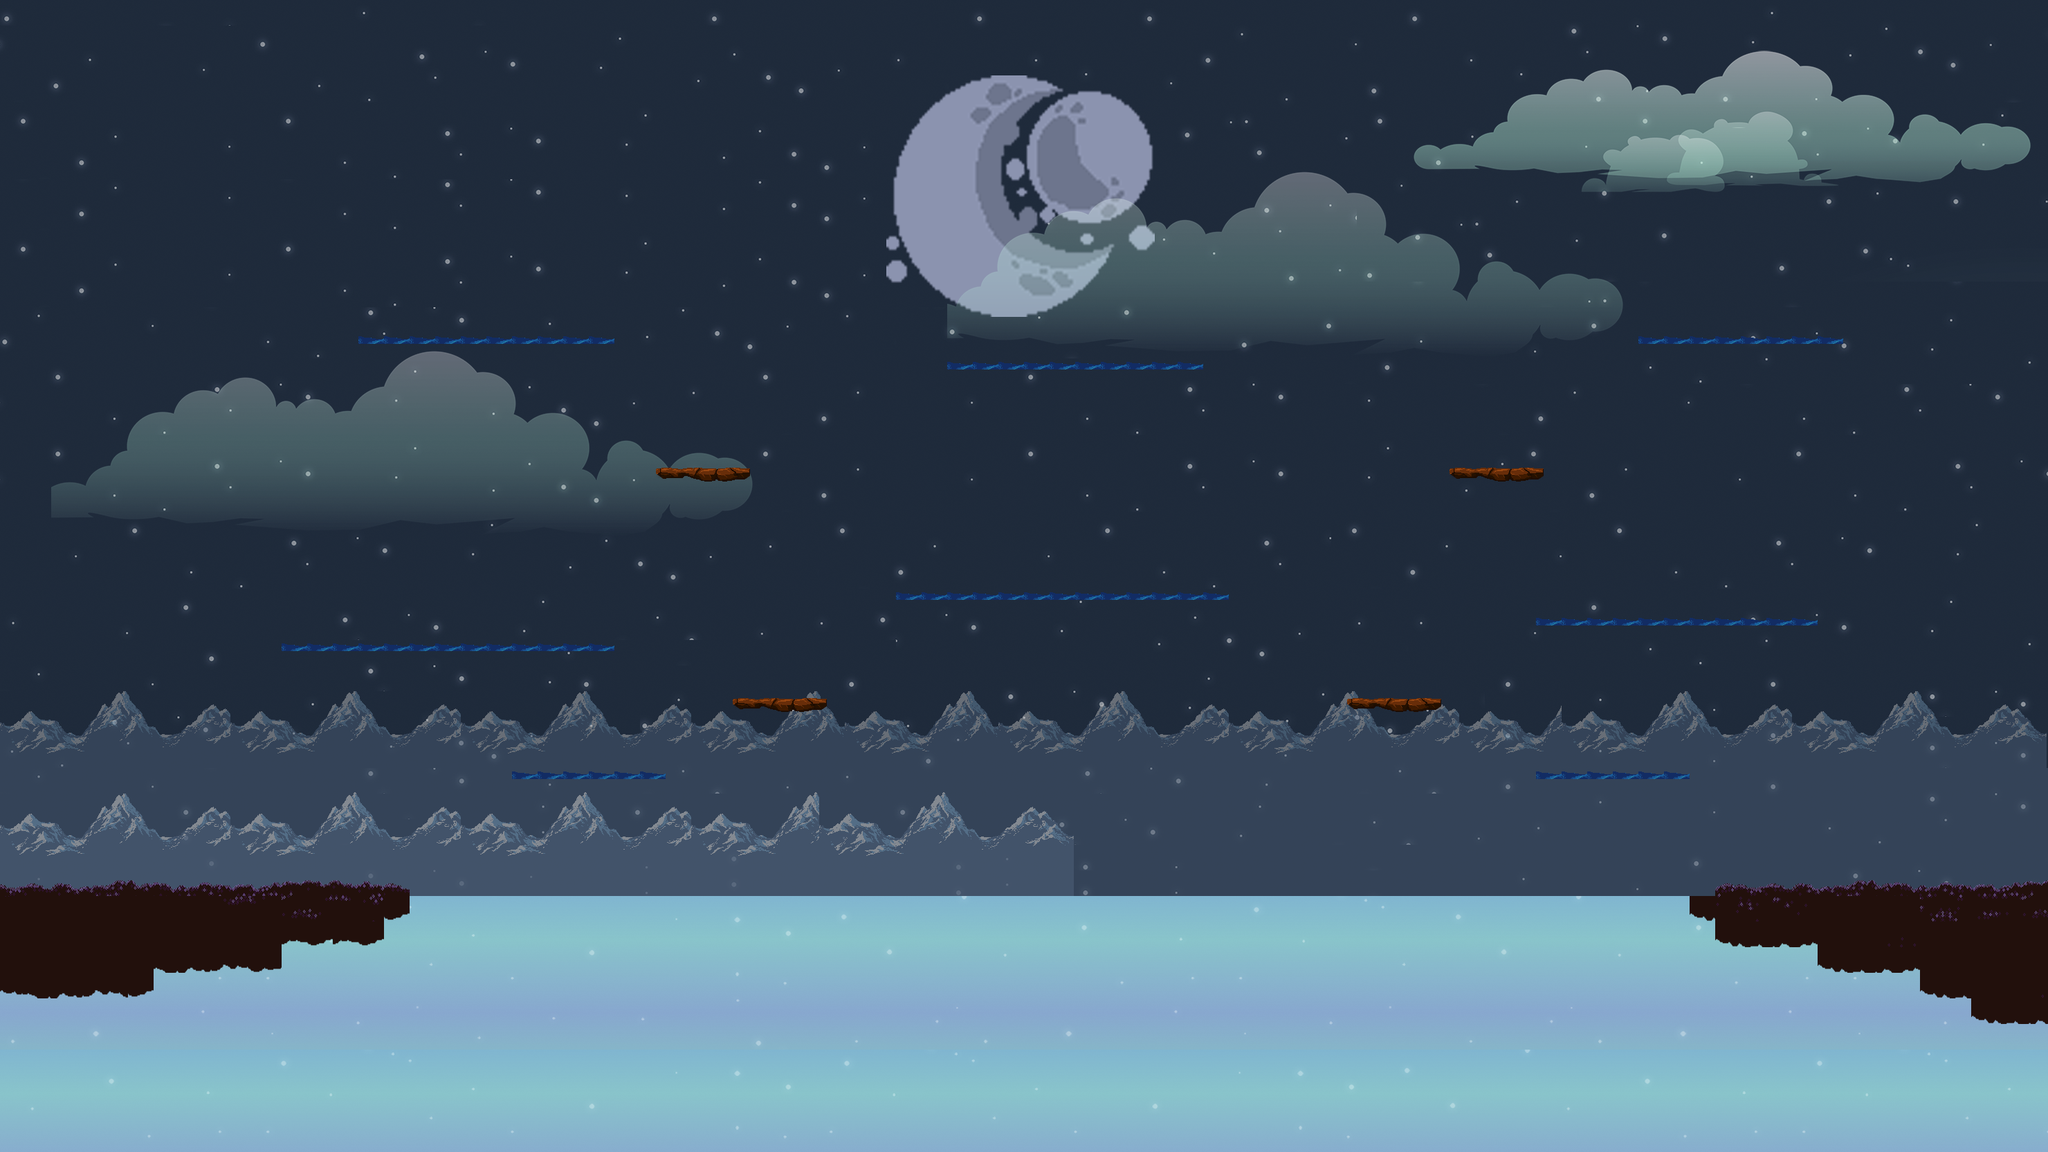

The image is a tile-based game level rendered from a .tmx file. Its description and source (layers, tilesets, objects; grid data summarised) follow:
An orthogonal 80x45 tile map with 37x37 px tiles, 10 tile layers (Слой тайлов 1, Слой тайлов 9, Слой тайлов 10, Слой тайлов 2, ...) and 45 objects (14x solid, 9x magicF, 8x solidEnemy, 5x powerF, 4x easyEnemy, ...).

<map version="1.0" orientation="orthogonal" renderorder="right-down" width="80" height="45" tilewidth="37" tileheight="37" nextobjectid="59">
 <tileset firstgid="1" name="rivertiles" tilewidth="37" tileheight="37">
  <image source="imageMap/rivertiles.png" width="3508" height="1628" />
 </tileset>
 <layer name="Слой тайлов 1" width="80" height="45" opacity="0.97">
  <data>[3600 cells, 3600 non-empty, 522 distinct tile ids]</data>
 </layer>
 <layer name="Слой тайлов 9" width="80" height="45" opacity="0.48">
  <data>[3600 cells, 655 non-empty, 46 distinct tile ids]</data>
 </layer>
 <layer name="Слой тайлов 10" width="80" height="45" opacity="0.6">
  <data>[3600 cells, 201 non-empty, 50 distinct tile ids]</data>
 </layer>
 <layer name="Слой тайлов 2" width="80" height="45">
  <data>[3600 cells, 270 non-empty, 270 distinct tile ids]</data>
 </layer>
 <layer name="Слой тайлов 3" width="80" height="45">
  <data>[3600 cells, 1288 non-empty, 662 distinct tile ids]</data>
 </layer>
 <layer name="Слой тайлов 4" width="80" height="45">
  <data>[3600 cells, 149 non-empty, 88 distinct tile ids]</data>
 </layer>
 <layer name="Слой тайлов 5" width="80" height="45">
  <data>[3600 cells, 0 non-empty, 0 distinct tile ids]</data>
 </layer>
 <layer name="Слой тайлов 6" width="80" height="45">
  <data>[3600 cells, 861 non-empty, 636 distinct tile ids]</data>
 </layer>
 <objectgroup name="collision">
  <object id="1" name="solid" x="2" y="1282" width="590" height="46" />
  <object id="2" name="solid" x="2446" y="1286" width="522" height="46" />
  <object id="3" name="lake" x="584.667" y="1362" width="1856" height="246" />
  <object id="4" name="player" x="291.33" y="1154" width="70" height="128" />
  <object id="5" name="easyEnemy" x="2728" y="1158" width="66" height="122" />
  <object id="7" name="movingPlatform" x="1314" y="1188" width="408" height="28" />
  <object id="8" name="solid" x="518" y="486" width="372" height="14" />
  <object id="9" name="solid" x="1370" y="524" width="370" height="12" />
  <object id="10" name="solid" x="2372" y="486" width="294" height="14" />
  <object id="11" name="solid" x="950" y="678" width="132" height="16" />
  <object id="12" name="solid" x="2092" y="676" width="138" height="20" />
  <object id="13" name="solid" x="1292" y="856" width="488" height="14" />
  <object id="14" name="solid" x="2224" y="892" width="404" height="18" />
  <object id="15" name="solid" x="1944" y="1008" width="142" height="20" />
  <object id="16" name="solid" x="408" y="928" width="484" height="14" />
  <object id="17" name="solid" x="1060" y="1004" width="138" height="30" />
  <object id="18" name="solid" x="2220" y="1108" width="224" height="26" />
  <object id="19" name="solid" x="740" y="1114" width="220" height="14" />
  <object id="20" name="magicF" x="593" y="381" width="26.6667" height="106.667" />
  <object id="21" name="magicF" x="2553.33" y="402.667" width="22.6667" height="82.6667" />
  <object id="23" name="magicF" x="2568" y="1186.67" width="21.3333" height="96" />
  <object id="24" name="magicF" x="450.333" y="831" width="17.3333" height="97.3333" />
  <object id="25" name="magicF" x="2564" y="791" width="16" height="98.6667" />
  <object id="26" name="magicF" x="16" y="1174.67" width="13.3333" height="104" />
  <object id="28" name="powerF" x="1416.33" y="436.333" width="18.6667" height="86.6667" />
  <object id="29" name="powerF" x="1668.33" y="426.333" width="13.3333" height="94.6667" />
  <object id="30" name="healthF" x="1509.33" y="750.667" width="16" height="104" />
  <object id="31" name="healthF" x="492" y="1181.33" width="18.6667" height="101.333" />
  <object id="32" name="easyEnemy" x="652" y="833.333" width="52" height="90.6667" />
  <object id="33" name="easyEnemy" x="2314.67" y="776" width="61.3333" height="113.333" />
  <object id="34" name="easyEnemy" x="1501.33" y="433.333" width="62.6667" height="86.6667" />
  <object id="38" name="magicF" x="2938.67" y="-17.3335" width="46.6667" height="1694.67" />
  <object id="39" name="magicF" x="-3.33335" y="-7.335" width="46.6667" height="1694.67" />
  <object id="41" name="magicF" x="-18.3333" y="-11.335" width="2998.67" height="38.67" />
  <object id="42" name="solidEnemy" x="861" y="909" width="29" height="19" />
  <object id="44" name="solidEnemy" x="408.5" y="910.5" width="29" height="19" />
  <object id="48" name="solidEnemy" x="1710.5" y="502.5" width="29" height="19" />
  <object id="49" name="solidEnemy" x="1379.5" y="503.5" width="29" height="19" />
  <object id="50" name="solidEnemy" x="2225.5" y="872.5" width="29" height="19" />
  <object id="51" name="solidEnemy" x="2595.5" y="870.5" width="29" height="19" />
  <object id="54" name="solidEnemy" x="2921" y="1218" width="15" height="68" />
  <object id="55" name="solidEnemy" x="2456" y="1225" width="18" height="61" />
  <object id="56" name="powerF" x="2474.67" y="804.667" width="18.6667" height="86.6667" />
  <object id="57" name="powerF" x="2398.67" y="408.667" width="18.6667" height="86.6667" />
  <object id="58" name="powerF" x="1666.67" y="768.667" width="18.6667" height="86.6667" />
 </objectgroup>
 <layer name="Слой тайлов 7" width="80" height="45">
  <data>[3600 cells, 0 non-empty, 0 distinct tile ids]</data>
 </layer>
 <layer name="Слой тайлов 8" width="80" height="45">
  <data>[3600 cells, 157 non-empty, 29 distinct tile ids]</data>
 </layer>
</map>
